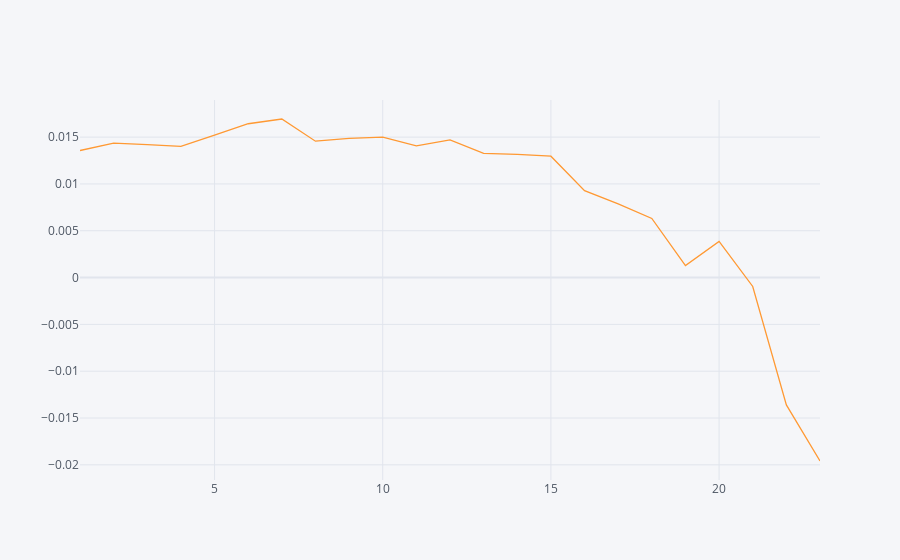

Notebook code cell kept with this figure:
### Code cell
temp.mean(axis=1).iplot()

### Figure 1 — Plotly figure (JSON) as saved in the notebook; plotly's stock layout.template omitted (floating-point values rounded to 4 significant figures)
{"data": [{"line": {"color": "rgba(255, 153, 51, 1.0)", "dash": "solid", "shape": "linear", "width": 1.3}, "mode": "lines", "name": "None", "text": "", "type": "scatter", "x": [1, 2, 3, 4, 5, 6, 7, 8, 9, 10, 11, 12, 13, 14, 15, 16, 17, 18, 19, 20, 21, 22, 23], "y": [0.01357, 0.01435, 0.01421, 0.01402, 0.01521, 0.01643, 0.01693, 0.01457, 0.01487, 0.01499, 0.01406, 0.0147, 0.01327, 0.01316, 0.01296, 0.009276, 0.00786, 0.006313, 0.001276, 0.003858, -0.0009516, -0.0136, -0.01959]}], "layout": {"legend": {"bgcolor": "#F5F6F9", "font": {"color": "#4D5663"}}, "paper_bgcolor": "#F5F6F9", "plot_bgcolor": "#F5F6F9", "title": {"font": {"color": "#4D5663"}}, "xaxis": {"gridcolor": "#E1E5ED", "showgrid": true, "tickfont": {"color": "#4D5663"}, "title": {"font": {"color": "#4D5663"}, "text": ""}, "zerolinecolor": "#E1E5ED"}, "yaxis": {"gridcolor": "#E1E5ED", "showgrid": true, "tickfont": {"color": "#4D5663"}, "title": {"font": {"color": "#4D5663"}, "text": ""}, "zerolinecolor": "#E1E5ED"}}}
